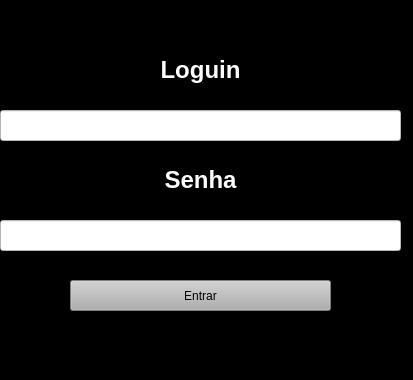
<?xml version="1.0" encoding="UTF-8"?>
<ui version="4.0">
 <class>MainWindow</class>
 <widget class="QMainWindow" name="MainWindow">
  <property name="geometry">
   <rect>
    <x>0</x>
    <y>0</y>
    <width>413</width>
    <height>380</height>
   </rect>
  </property>
  <property name="windowTitle">
   <string>MainWindow</string>
  </property>
  <property name="styleSheet">
   <string notr="true">background-color: rgb(0, 0, 0);</string>
  </property>
  <widget class="QWidget" name="centralwidget">
   <widget class="QLineEdit" name="lineEdit">
    <property name="geometry">
     <rect>
      <x>0</x>
      <y>110</y>
      <width>401</width>
      <height>31</height>
     </rect>
    </property>
    <property name="styleSheet">
     <string notr="true">background-color: rgb(255, 255, 255);</string>
    </property>
   </widget>
   <widget class="QLineEdit" name="lineEdit_2">
    <property name="geometry">
     <rect>
      <x>0</x>
      <y>220</y>
      <width>401</width>
      <height>31</height>
     </rect>
    </property>
    <property name="styleSheet">
     <string notr="true">background-color: rgb(255, 255, 255);</string>
    </property>
    <property name="echoMode">
     <enum>QLineEdit::Password</enum>
    </property>
   </widget>
   <widget class="QLabel" name="label">
    <property name="geometry">
     <rect>
      <x>10</x>
      <y>50</y>
      <width>381</width>
      <height>41</height>
     </rect>
    </property>
    <property name="text">
     <string>&lt;html&gt;&lt;head/&gt;&lt;body&gt;&lt;p align=&quot;center&quot;&gt;&lt;span style=&quot; font-size:18pt; font-weight:600; color:#ffffff;&quot;&gt;Loguin&lt;/span&gt;&lt;/p&gt;&lt;/body&gt;&lt;/html&gt;</string>
    </property>
   </widget>
   <widget class="QLabel" name="label_2">
    <property name="geometry">
     <rect>
      <x>10</x>
      <y>160</y>
      <width>381</width>
      <height>41</height>
     </rect>
    </property>
    <property name="text">
     <string>&lt;html&gt;&lt;head/&gt;&lt;body&gt;&lt;p align=&quot;center&quot;&gt;&lt;span style=&quot; font-size:18pt; font-weight:600; color:#ffffff;&quot;&gt;Senha&lt;/span&gt;&lt;/p&gt;&lt;/body&gt;&lt;/html&gt;</string>
    </property>
   </widget>
   <widget class="QPushButton" name="pushButton">
    <property name="geometry">
     <rect>
      <x>70</x>
      <y>280</y>
      <width>261</width>
      <height>31</height>
     </rect>
    </property>
    <property name="styleSheet">
     <string notr="true">background-color: rgb(175, 175, 175);</string>
    </property>
    <property name="text">
     <string>Entrar</string>
    </property>
   </widget>
  </widget>
  <widget class="QStatusBar" name="statusbar"/>
 </widget>
 <resources/>
 <connections/>
</ui>
